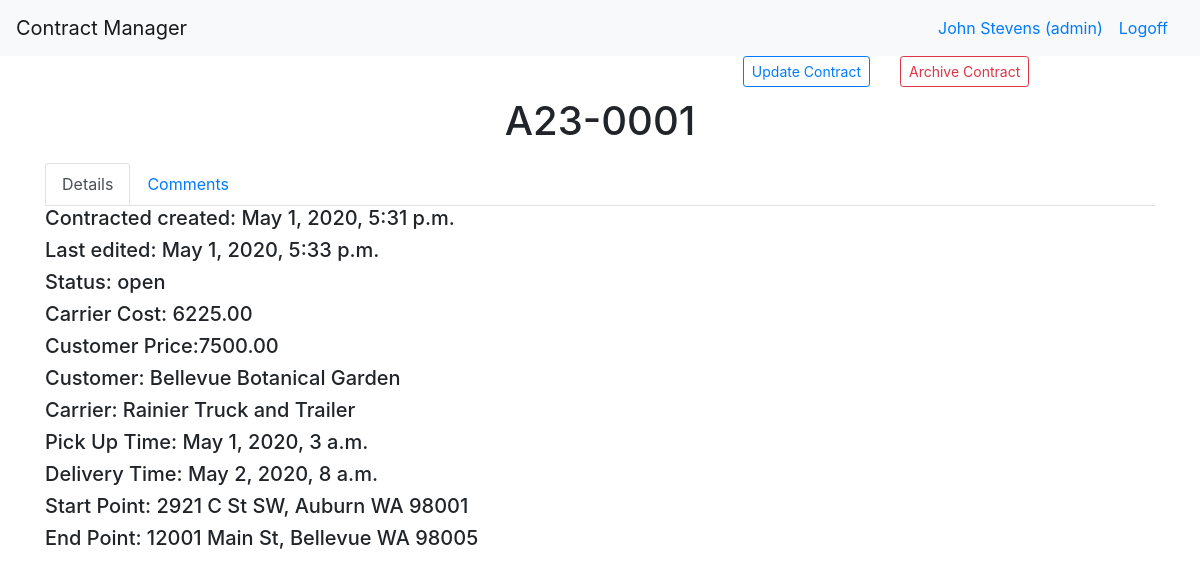
/dashboard/contract/12 (signed in), run on the app's committed database.
### login_app/models.py (models this page shows)
class User(models.Model):
    first_name = models.CharField(max_length=255)
    last_name = models.CharField(max_length=255)
    email = models.CharField(max_length=255)
    level = models.IntegerField(default=1)
    password = models.CharField(max_length=100)
    created_at = models.DateTimeField(auto_now_add=True)
    updated_at = models.DateTimeField(auto_now=True)
    objects = UserManager()

### manager_app/models.py (models this page shows)
class Contract(models.Model):
    trip_number= models.CharField(max_length=45, null=True)
    archived= models.BooleanField(default=False)
    status= models.CharField(max_length=255)
    carrier_cost= models.DecimalField(decimal_places= 2, max_digits=8,  default=Decimal(0))
    customer_price= models.DecimalField(decimal_places= 2,max_digits=8, default=Decimal(0))
    customer = models.ForeignKey(Customer, related_name="contracts", on_delete=models.SET_NULL, blank=True, null=True)
    carrier = models.ForeignKey(Carrier, related_name="contracts", on_delete=models.SET_NULL, blank=True, null=True)
    pick_up_time= models.DateTimeField()
    delivery_time= models.DateTimeField()
    created_at= models.DateTimeField(auto_now_add=True)
    updated_at= models.DateTimeField(auto_now=True)

class Customer(models.Model):
    archived= models.BooleanField(default=False)
    name= models.CharField(max_length=255)
    website= models.CharField(max_length=255)
    address=models.OneToOneField(Address, related_name="customer_address", on_delete=models.CASCADE, null=True)
    completed_contracts= models.IntegerField(default=0)
    open_contracts= models.IntegerField(default=0)
    email= models.CharField(max_length=255)
    created_at= models.DateTimeField(auto_now_add=True)
    updated_at= models.DateTimeField(auto_now=True)

class Carrier(models.Model):
    archived= models.BooleanField(default=False)
    name= models.CharField(max_length=255)
    website= models.CharField(max_length=255, null=True)
    address=models.OneToOneField(Address, related_name="carrier_address", on_delete=models.CASCADE, null=True)
    completed_contracts= models.IntegerField(default=0)
    open_contracts= models.IntegerField(default=0)
    email= models.CharField(max_length=255)
    created_at= models.DateTimeField(auto_now_add=True)
    updated_at= models.DateTimeField(auto_now=True)

class Route(models.Model):
    created_at= models.DateTimeField(auto_now_add=True)
    updated_at= models.DateTimeField(auto_now=True)
    start= models.ForeignKey(Address, related_name='start_route', on_delete=models.DO_NOTHING)
    end= models.ForeignKey(Address, related_name='end_route', on_delete=models.DO_NOTHING)
    contract= models.OneToOneField(Contract, related_name='route', on_delete=models.CASCADE)

class Address(models.Model):
    name= models.CharField(max_length=255)
    street= models.CharField(max_length=255)
    city= models.CharField(max_length=255)
    state= models.CharField(max_length=2)
    zip_code= models.CharField(max_length=15)
    created_at= models.DateTimeField(auto_now_add=True)
    updated_at= models.DateTimeField(auto_now=True)

### manager_app/views.py (the view)
# urls.py: path("/contract/<int:contract_id>", views.contract, name="contract_detail"),
def contract(request, contract_id):
    if "user_id" not in request.session:
        return redirect("/")
    elif request.session["user_id"] == None:
        return redirect("/")
    try:
        contract= Contract.objects.get(id=contract_id)
    except:
        return redirect(f"/dashboard")
    contract=models.Contract.objects.get(id=contract_id)
    carriers=models.Carrier.objects.all()
    customers=models.Customer.objects.all()
    routes=models.Route.objects.all()
    context={
        'contract':contract,
        'allcontracts':models.Contract.objects.all(),
        'allcarriers': carriers,
        'allcustomers':customers,
        'comments':contract.comments.all(),
        "user": logged_user(request)
    }
    return render(request, 'contract.html',context)

### manager_app/views.py (called while the page is built)
def logged_user(request):
    return User.objects.filter(id=request.session["user_id"])[0]

### manager_app/templates/contract.html (shortened to what this page needs)
<!doctype html>
<html lang="en">
  <head>
    {% load static %}
    <link rel="stylesheet" type="text/css" href="{% static 'bootstrap.css' %}">
</head>
<body>
    <nav class="navbar navbar-expand-md navbar-light bg-light">
        <a class="navbar-brand" href="/">Contract Manager</a>
        <div class="collapse navbar-collapse" id="navbarSupportedContent">
        {% if request.session.user_id == None %}
          <a class="navbar-nav mr-auto nav-link disabled" href="/users"></a>
          <a class="navbar-nav mr-lg-2 nav-link" href="/login">Signin</a>
        {% else %}
          <a class="navbar-nav mr-auto nav-link" href="#"></a>
          <a class="navbar-nav mr-sm-0 nav-link" href="#">{{user.first_name}} {{user.last_name}} (admin)</a>
          <a class="navbar-nav mr-sm-0 nav-link" href="/logout">Logoff</a>
        {% endif %}
        </div>
      </nav>
    <div class="container">
        <div class="row">
            <div class="col-3 offset-6 text-right">
              <button class="btn btn-outline-primary btn-sm" data-toggle="modal" data-target="#edit_contract">Update Contract</button>
            </div>
            <div class="col-3 text-left">
              {% if contract.archived == False %}
              <button class="btn btn-outline-danger btn-sm" data-toggle="modal" data-target="#archive_contract">Archive Contract</button>
              {% else %}
              <button class="btn btn-outline-success btn-sm" data-toggle="modal" data-target="#archive_contract">Restore Contract</button>
              {% endif %}
            </div>
          </div>
        <div class="row top_row">
          <div class="col-12 text-center">
            <h1>{{contract.trip_number}}</h1>
          </div>
        </div>
        <div class="row">
          <div class ="col-12 table_nav">
            <ul class="nav nav-tabs" id="myTab" role="tablist">
              <li class="nav-item">
                <a class="nav-link active" id="details-tab" data-toggle="tab" href="#details" role="tab" aria-controls="details" aria-selected="true">Details</a>
              </li>
              <li>
                <a class="nav-link" id="comments-tab" data-toggle="tab" href="#comments" role="tab" aria-controls="comments" aria-selected="false">Comments</a>
              </li>
            </ul>
            <div class="tab-content" id="myTabContent">
              <div class="tab-pane fade show active" id="details" role="tabpanel" aria-labelledby="details-tab">
                <h5>Contracted created: {{contract.created_at}}</h5>
                <h5>Last edited: {{contract.updated_at}}</h5>
                <h5>Status: {{contract.status}}</h5>
                <h5>Carrier Cost: {{contract.carrier_cost}}</h5>
                <h5>Customer Price:{{contract.customer_price}}</h5>
                <h5>Customer: {{contract.customer.name}}</h5>
                <h5>Carrier: {{contract.carrier.name}}</h5>
                <h5>Pick Up Time: {{contract.pick_up_time}}</h5>
                <h5>Delivery Time: {{contract.delivery_time}}</h5>
                <h5>Start Point: {{contract.route.start.street}}, {{contract.route.start.city}} {{contract.route.start.state}} {{contract.route.start.zip_code}}</h5>
                <h5>End Point: {{contract.route.end.street}}, {{contract.route.end.city}} {{contract.route.end.state}} {{contract.route.end.zip_code}}</h5>
              </div>
            </div>
          </div>
        </div>
      </div>
    <link rel="stylesheet" href="https://cdnjs.cloudflare.com/ajax/libs/tempusdominus-bootstrap-4/5.0.1/css/tempusdominus-bootstrap-4.min.css" />
    <link href="https://unpkg.com/gijgo@1.9.13/css/gijgo.min.css" rel="stylesheet" type="text/css" />
  </body>
</html>
</body>
</html>

### manager_app/templates/contract.html (style rules this page uses)
.top_row { margin-top: 10px; margin-bottom: 10px; }
.table_nav { margin-bottom: 5px; }

### data on the page
User: first_name "John", last_name "Stevens"
Contract: trip_number "A23-0001", created_at "May 1, 2020, 5:31 p.m.", updated_at "May 1, 2020, 5:33 p.m.", status "open", carrier_cost "6225.00", customer_price "7500.00", customer.name "Bellevue Botanical Garden", carrier.name "Rainier Truck and Trailer", pick_up_time "May 1, 2020, 3 a.m.", delivery_time "May 2, 2020, 8 a.m.", route.start.street "2921 C St SW", route.start.city "Auburn", route.start.state "WA", route.start.zip_code "98001", route.end.street "12001 Main St", route.end.city "Bellevue", route.end.state "WA", route.end.zip_code "98005"
